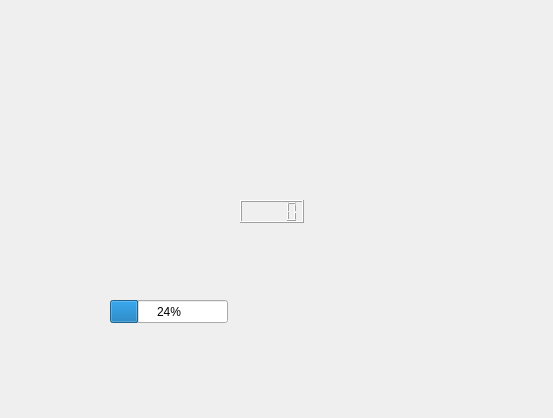
<?xml version="1.0" encoding="UTF-8"?>
<ui version="4.0">
 <class>Form</class>
 <widget class="QWidget" name="Form">
  <property name="geometry">
   <rect>
    <x>0</x>
    <y>0</y>
    <width>553</width>
    <height>418</height>
   </rect>
  </property>
  <property name="windowTitle">
   <string>Form</string>
  </property>
  <widget class="QProgressBar" name="progressBar">
   <property name="geometry">
    <rect>
     <x>110</x>
     <y>300</y>
     <width>118</width>
     <height>23</height>
    </rect>
   </property>
   <property name="value">
    <number>24</number>
   </property>
   <property name="textDirection">
    <enum>QProgressBar::TopToBottom</enum>
   </property>
  </widget>
  <widget class="QLCDNumber" name="lcdNumber">
   <property name="geometry">
    <rect>
     <x>240</x>
     <y>200</y>
     <width>64</width>
     <height>23</height>
    </rect>
   </property>
   <property name="segmentStyle">
    <enum>QLCDNumber::Outline</enum>
   </property>
  </widget>
 </widget>
 <resources/>
 <connections/>
</ui>
